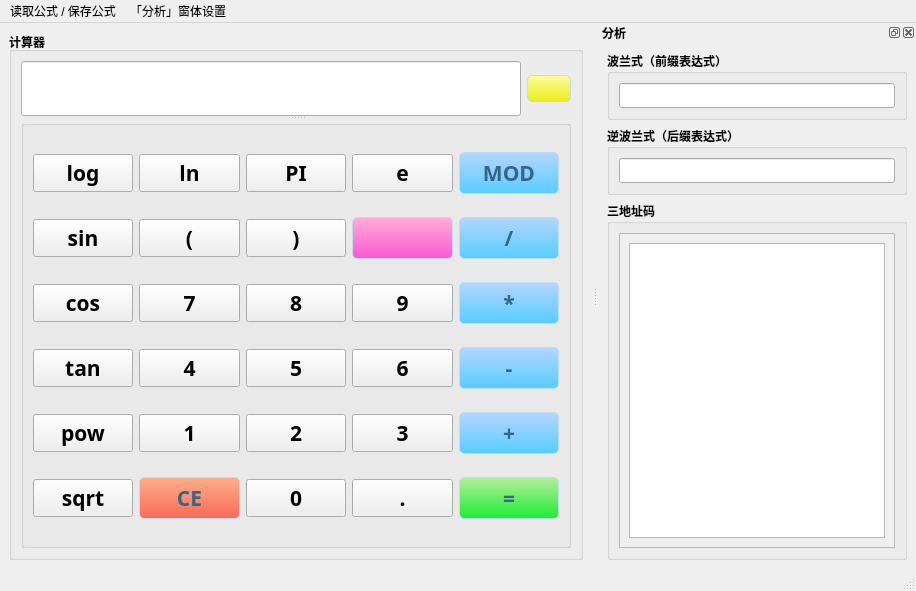
<?xml version="1.0" encoding="UTF-8"?>
<ui version="4.0">
 <class>MainWindow</class>
 <widget class="QMainWindow" name="MainWindow">
  <property name="geometry">
   <rect>
    <x>0</x>
    <y>0</y>
    <width>916</width>
    <height>591</height>
   </rect>
  </property>
  <property name="minimumSize">
   <size>
    <width>200</width>
    <height>100</height>
   </size>
  </property>
  <property name="windowTitle">
   <string>编译原理计算器 by 黄祯彦</string>
  </property>
  <property name="windowIcon">
   <iconset resource="res.qrc">
    <normaloff>:/images/images/logo.ico</normaloff>:/images/images/logo.ico</iconset>
  </property>
  <property name="styleSheet">
   <string notr="true"/>
  </property>
  <widget class="QWidget" name="centralwidget">
   <layout class="QHBoxLayout" name="horizontalLayout">
    <item>
     <widget class="QGroupBox" name="groupBox_2">
      <property name="font">
       <font>
        <weight>75</weight>
        <bold>true</bold>
       </font>
      </property>
      <property name="title">
       <string>计算器</string>
      </property>
      <layout class="QVBoxLayout" name="verticalLayout_2">
       <item>
        <widget class="QSplitter" name="splitter">
         <property name="orientation">
          <enum>Qt::Vertical</enum>
         </property>
         <widget class="QWidget" name="layoutWidget">
          <layout class="QHBoxLayout" name="horizontalLayout_2">
           <item>
            <widget class="QLineEdit" name="lineEdit">
             <property name="sizePolicy">
              <sizepolicy hsizetype="Expanding" vsizetype="Expanding">
               <horstretch>0</horstretch>
               <verstretch>0</verstretch>
              </sizepolicy>
             </property>
             <property name="minimumSize">
              <size>
               <width>90</width>
               <height>40</height>
              </size>
             </property>
             <property name="font">
              <font>
               <family>JetBrains Mono NL SemiBold</family>
               <pointsize>11</pointsize>
               <weight>75</weight>
               <bold>true</bold>
              </font>
             </property>
             <property name="dragEnabled">
              <bool>false</bool>
             </property>
             <property name="readOnly">
              <bool>true</bool>
             </property>
             <property name="clearButtonEnabled">
              <bool>false</bool>
             </property>
            </widget>
           </item>
           <item>
            <widget class="QPushButton" name="btn_pre">
             <property name="styleSheet">
              <string notr="true">.QPushButton {
    border-style: none;
    border: 1px solid #C0DCF2;
    color: #386487;
    padding: 5px;
    min-height: 15px;
    border-radius: 5px;
    background: qlineargradient(spread:pad, x1:0, y1:0, x2:0, y2:1, stop:0 #fdfd9b, stop:1 #eded1d);
}

.QPushButton:hover {
    background: qlineargradient(spread:pad, x1:0, y1:0, x2:0, y2:1, stop:0 #ffdc8a, stop:1 #fba716);
}

.QPushButton:pressed {
    border-style: inset;
    padding-left: 8px;
    padding-top: 8px;
    background: qlineargradient(spread:pad, x1:0, y1:0, x2:0, y2:1, stop:0 #ffe591, stop:1 #ffc400);
}</string>
             </property>
             <property name="text">
              <string/>
             </property>
             <property name="icon">
              <iconset resource="res.qrc">
               <normaloff>:/images/images/pre.png</normaloff>:/images/images/pre.png</iconset>
             </property>
             <property name="iconSize">
              <size>
               <width>40</width>
               <height>40</height>
              </size>
             </property>
             <property name="shortcut">
              <string>Ctrl+Z</string>
             </property>
            </widget>
           </item>
          </layout>
         </widget>
         <widget class="QGroupBox" name="groupBox">
          <property name="title">
           <string/>
          </property>
          <layout class="QGridLayout" name="gridLayout">
           <item row="0" column="0">
            <widget class="QPushButton" name="btn_log">
             <property name="font">
              <font>
               <family>JetBrains Mono NL Medium</family>
               <pointsize>16</pointsize>
              </font>
             </property>
             <property name="text">
              <string>log</string>
             </property>
            </widget>
           </item>
           <item row="0" column="1">
            <widget class="QPushButton" name="btn_ln">
             <property name="font">
              <font>
               <family>JetBrains Mono NL Medium</family>
               <pointsize>16</pointsize>
              </font>
             </property>
             <property name="text">
              <string>ln</string>
             </property>
            </widget>
           </item>
           <item row="0" column="2">
            <widget class="QPushButton" name="btn_pi">
             <property name="font">
              <font>
               <family>JetBrains Mono NL Medium</family>
               <pointsize>16</pointsize>
              </font>
             </property>
             <property name="text">
              <string>PI</string>
             </property>
            </widget>
           </item>
           <item row="0" column="3">
            <widget class="QPushButton" name="btn_e">
             <property name="font">
              <font>
               <family>JetBrains Mono NL Medium</family>
               <pointsize>16</pointsize>
              </font>
             </property>
             <property name="text">
              <string>e</string>
             </property>
             <property name="shortcut">
              <string>E</string>
             </property>
            </widget>
           </item>
           <item row="0" column="4">
            <widget class="QPushButton" name="btn_mod">
             <property name="font">
              <font>
               <family>JetBrains Mono NL Medium</family>
               <pointsize>16</pointsize>
              </font>
             </property>
             <property name="styleSheet">
              <string notr="true">.QPushButton {
    border-style: none;
    border: 1px solid #C0DCF2;
    color: #386487;
    padding: 5px;
    min-height: 15px;
    border-radius: 5px;
    background: qlineargradient(spread:pad, x1:0, y1:0, x2:0, y2:1, stop:0 #b3d6ff, stop:1 #57cdff);
}

.QPushButton:hover {
    background: qlineargradient(spread:pad, x1:0, y1:0, x2:0, y2:1, stop:0 #c9f9fc, stop:1 #83f0f8);
}

.QPushButton:pressed {
    border-style: inset;
    padding-left: 8px;
    padding-top: 8px;
    background: qlineargradient(spread:pad, x1:0, y1:0, x2:0, y2:1, stop:0 #9ecbff, stop:1 #1f88ff);
}</string>
             </property>
             <property name="text">
              <string>MOD</string>
             </property>
             <property name="shortcut">
              <string>%</string>
             </property>
            </widget>
           </item>
           <item row="1" column="0">
            <widget class="QPushButton" name="btn_sin">
             <property name="font">
              <font>
               <family>JetBrains Mono NL Medium</family>
               <pointsize>16</pointsize>
              </font>
             </property>
             <property name="text">
              <string>sin</string>
             </property>
            </widget>
           </item>
           <item row="1" column="1">
            <widget class="QPushButton" name="btn_lp">
             <property name="font">
              <font>
               <family>JetBrains Mono NL Medium</family>
               <pointsize>16</pointsize>
              </font>
             </property>
             <property name="text">
              <string>(</string>
             </property>
             <property name="shortcut">
              <string>(</string>
             </property>
            </widget>
           </item>
           <item row="1" column="2">
            <widget class="QPushButton" name="btn_rp">
             <property name="font">
              <font>
               <family>JetBrains Mono NL Medium</family>
               <pointsize>16</pointsize>
              </font>
             </property>
             <property name="text">
              <string>)</string>
             </property>
             <property name="shortcut">
              <string>)</string>
             </property>
            </widget>
           </item>
           <item row="1" column="3">
            <widget class="QPushButton" name="btn_back">
             <property name="font">
              <font>
               <family>JetBrains Mono NL Medium</family>
               <pointsize>16</pointsize>
               <weight>75</weight>
               <bold>true</bold>
              </font>
             </property>
             <property name="styleSheet">
              <string notr="true">.QPushButton {
    border-style: none;
    border: 1px solid #C0DCF2;
    color: #386487;
    padding: 5px;
    min-height: 15px;
    border-radius: 5px;
    background: qlineargradient(spread:pad, x1:0, y1:0, x2:0, y2:1, stop:0 #ffaed6, stop:1 #f958d3);
}

.QPushButton:hover {
    background: qlineargradient(spread:pad, x1:0, y1:0, x2:0, y2:1, stop:0 #ffc9fa, stop:1 #ff94f4);
}

.QPushButton:pressed {
    border-style: inset;
    padding-left: 8px;
    padding-top: 8px;
    background: qlineargradient(spread:pad, x1:0, y1:0, x2:0, y2:1, stop:0 #ff75ba, stop:1 #f91fc6);
}</string>
             </property>
             <property name="text">
              <string/>
             </property>
             <property name="icon">
              <iconset resource="res.qrc">
               <normaloff>:/images/images/backspace.png</normaloff>:/images/images/backspace.png</iconset>
             </property>
             <property name="iconSize">
              <size>
               <width>35</width>
               <height>35</height>
              </size>
             </property>
             <property name="shortcut">
              <string>Backspace</string>
             </property>
            </widget>
           </item>
           <item row="1" column="4">
            <widget class="QPushButton" name="btn_div">
             <property name="font">
              <font>
               <family>JetBrains Mono NL Medium</family>
               <pointsize>16</pointsize>
               <weight>75</weight>
               <bold>true</bold>
              </font>
             </property>
             <property name="styleSheet">
              <string notr="true">.QPushButton {
    border-style: none;
    border: 1px solid #C0DCF2;
    color: #386487;
    padding: 5px;
    min-height: 15px;
    border-radius: 5px;
    background: qlineargradient(spread:pad, x1:0, y1:0, x2:0, y2:1, stop:0 #b3d6ff, stop:1 #57cdff);
}

.QPushButton:hover {
    background: qlineargradient(spread:pad, x1:0, y1:0, x2:0, y2:1, stop:0 #c9f9fc, stop:1 #83f0f8);
}

.QPushButton:pressed {
    border-style: inset;
    padding-left: 8px;
    padding-top: 8px;
    background: qlineargradient(spread:pad, x1:0, y1:0, x2:0, y2:1, stop:0 #9ecbff, stop:1 #1f88ff);
}</string>
             </property>
             <property name="text">
              <string>/</string>
             </property>
             <property name="shortcut">
              <string>/</string>
             </property>
            </widget>
           </item>
           <item row="2" column="0">
            <widget class="QPushButton" name="btn_cos">
             <property name="font">
              <font>
               <family>JetBrains Mono NL Medium</family>
               <pointsize>16</pointsize>
              </font>
             </property>
             <property name="text">
              <string>cos</string>
             </property>
            </widget>
           </item>
           <item row="2" column="1">
            <widget class="QPushButton" name="btn_7">
             <property name="font">
              <font>
               <family>JetBrains Mono NL Medium</family>
               <pointsize>16</pointsize>
              </font>
             </property>
             <property name="text">
              <string>7</string>
             </property>
             <property name="shortcut">
              <string>7</string>
             </property>
            </widget>
           </item>
           <item row="2" column="2">
            <widget class="QPushButton" name="btn_8">
             <property name="font">
              <font>
               <family>JetBrains Mono NL Medium</family>
               <pointsize>16</pointsize>
              </font>
             </property>
             <property name="text">
              <string>8</string>
             </property>
             <property name="shortcut">
              <string>8</string>
             </property>
            </widget>
           </item>
           <item row="2" column="3">
            <widget class="QPushButton" name="btn_9">
             <property name="font">
              <font>
               <family>JetBrains Mono NL Medium</family>
               <pointsize>16</pointsize>
              </font>
             </property>
             <property name="text">
              <string>9</string>
             </property>
             <property name="shortcut">
              <string>9</string>
             </property>
            </widget>
           </item>
           <item row="2" column="4">
            <widget class="QPushButton" name="btn_mul">
             <property name="font">
              <font>
               <family>JetBrains Mono NL Medium</family>
               <pointsize>16</pointsize>
               <weight>75</weight>
               <bold>true</bold>
              </font>
             </property>
             <property name="styleSheet">
              <string notr="true">.QPushButton {
    border-style: none;
    border: 1px solid #C0DCF2;
    color: #386487;
    padding: 5px;
    min-height: 15px;
    border-radius: 5px;
    background: qlineargradient(spread:pad, x1:0, y1:0, x2:0, y2:1, stop:0 #b3d6ff, stop:1 #57cdff);
}

.QPushButton:hover {
    background: qlineargradient(spread:pad, x1:0, y1:0, x2:0, y2:1, stop:0 #c9f9fc, stop:1 #83f0f8);
}

.QPushButton:pressed {
    border-style: inset;
    padding-left: 8px;
    padding-top: 8px;
    background: qlineargradient(spread:pad, x1:0, y1:0, x2:0, y2:1, stop:0 #9ecbff, stop:1 #1f88ff);
}</string>
             </property>
             <property name="text">
              <string>*</string>
             </property>
             <property name="shortcut">
              <string>*</string>
             </property>
            </widget>
           </item>
           <item row="3" column="0">
            <widget class="QPushButton" name="btn_tan">
             <property name="font">
              <font>
               <family>JetBrains Mono NL Medium</family>
               <pointsize>16</pointsize>
              </font>
             </property>
             <property name="text">
              <string>tan</string>
             </property>
            </widget>
           </item>
           <item row="3" column="1">
            <widget class="QPushButton" name="btn_4">
             <property name="font">
              <font>
               <family>JetBrains Mono NL Medium</family>
               <pointsize>16</pointsize>
              </font>
             </property>
             <property name="text">
              <string>4</string>
             </property>
             <property name="shortcut">
              <string>4</string>
             </property>
            </widget>
           </item>
           <item row="3" column="2">
            <widget class="QPushButton" name="btn_5">
             <property name="font">
              <font>
               <family>JetBrains Mono NL Medium</family>
               <pointsize>16</pointsize>
              </font>
             </property>
             <property name="text">
              <string>5</string>
             </property>
             <property name="shortcut">
              <string>5</string>
             </property>
            </widget>
           </item>
           <item row="3" column="3">
            <widget class="QPushButton" name="btn_6">
             <property name="font">
              <font>
               <family>JetBrains Mono NL Medium</family>
               <pointsize>16</pointsize>
              </font>
             </property>
             <property name="text">
              <string>6</string>
             </property>
             <property name="shortcut">
              <string>6</string>
             </property>
            </widget>
           </item>
           <item row="3" column="4">
            <widget class="QPushButton" name="btn_minus">
             <property name="font">
              <font>
               <family>JetBrains Mono NL Medium</family>
               <pointsize>16</pointsize>
               <weight>75</weight>
               <bold>true</bold>
              </font>
             </property>
             <property name="styleSheet">
              <string notr="true">.QPushButton {
    border-style: none;
    border: 1px solid #C0DCF2;
    color: #386487;
    padding: 5px;
    min-height: 15px;
    border-radius: 5px;
    background: qlineargradient(spread:pad, x1:0, y1:0, x2:0, y2:1, stop:0 #b3d6ff, stop:1 #57cdff);
}

.QPushButton:hover {
    background: qlineargradient(spread:pad, x1:0, y1:0, x2:0, y2:1, stop:0 #c9f9fc, stop:1 #83f0f8);
}

.QPushButton:pressed {
    border-style: inset;
    padding-left: 8px;
    padding-top: 8px;
    background: qlineargradient(spread:pad, x1:0, y1:0, x2:0, y2:1, stop:0 #9ecbff, stop:1 #1f88ff);
}</string>
             </property>
             <property name="text">
              <string>-</string>
             </property>
             <property name="shortcut">
              <string>-</string>
             </property>
            </widget>
           </item>
           <item row="4" column="0">
            <widget class="QPushButton" name="btn_pow">
             <property name="font">
              <font>
               <family>JetBrains Mono NL Medium</family>
               <pointsize>16</pointsize>
              </font>
             </property>
             <property name="text">
              <string>pow</string>
             </property>
            </widget>
           </item>
           <item row="4" column="1">
            <widget class="QPushButton" name="btn_1">
             <property name="font">
              <font>
               <family>JetBrains Mono NL Medium</family>
               <pointsize>16</pointsize>
              </font>
             </property>
             <property name="text">
              <string>1</string>
             </property>
             <property name="shortcut">
              <string>1</string>
             </property>
            </widget>
           </item>
           <item row="4" column="2">
            <widget class="QPushButton" name="btn_2">
             <property name="font">
              <font>
               <family>JetBrains Mono NL Medium</family>
               <pointsize>16</pointsize>
              </font>
             </property>
             <property name="text">
              <string>2</string>
             </property>
             <property name="shortcut">
              <string>2</string>
             </property>
            </widget>
           </item>
           <item row="4" column="3">
            <widget class="QPushButton" name="btn_3">
             <property name="font">
              <font>
               <family>JetBrains Mono NL Medium</family>
               <pointsize>16</pointsize>
              </font>
             </property>
             <property name="text">
              <string>3</string>
             </property>
             <property name="shortcut">
              <string>3</string>
             </property>
            </widget>
           </item>
           <item row="4" column="4">
            <widget class="QPushButton" name="btn_plus">
             <property name="font">
              <font>
               <family>JetBrains Mono NL Medium</family>
               <pointsize>16</pointsize>
               <weight>75</weight>
               <bold>true</bold>
              </font>
             </property>
             <property name="styleSheet">
              <string notr="true">.QPushButton {
    border-style: none;
    border: 1px solid #C0DCF2;
    color: #386487;
    padding: 5px;
    min-height: 15px;
    border-radius: 5px;
    background: qlineargradient(spread:pad, x1:0, y1:0, x2:0, y2:1, stop:0 #b3d6ff, stop:1 #57cdff);
}

.QPushButton:hover {
    background: qlineargradient(spread:pad, x1:0, y1:0, x2:0, y2:1, stop:0 #c9f9fc, stop:1 #83f0f8);
}

.QPushButton:pressed {
    border-style: inset;
    padding-left: 8px;
    padding-top: 8px;
    background: qlineargradient(spread:pad, x1:0, y1:0, x2:0, y2:1, stop:0 #9ecbff, stop:1 #1f88ff);
}</string>
             </property>
             <property name="text">
              <string>+</string>
             </property>
             <property name="shortcut">
              <string>+</string>
             </property>
            </widget>
           </item>
           <item row="5" column="0">
            <widget class="QPushButton" name="btn_sqrt">
             <property name="font">
              <font>
               <family>JetBrains Mono NL Medium</family>
               <pointsize>16</pointsize>
              </font>
             </property>
             <property name="text">
              <string>sqrt</string>
             </property>
            </widget>
           </item>
           <item row="5" column="1">
            <widget class="QPushButton" name="btn_clear">
             <property name="font">
              <font>
               <family>JetBrains Mono NL Medium</family>
               <pointsize>16</pointsize>
               <weight>75</weight>
               <bold>true</bold>
              </font>
             </property>
             <property name="styleSheet">
              <string notr="true">.QPushButton {
    border-style: none;
    border: 1px solid #C0DCF2;
    color: #386487;
    padding: 5px;
    min-height: 15px;
    border-radius: 5px;
    background: qlineargradient(spread:pad, x1:0, y1:0, x2:0, y2:1, stop:0 #fbae8a, stop:1 #f96b58);
}

.QPushButton:hover {
    background: qlineargradient(spread:pad, x1:0, y1:0, x2:0, y2:1, stop:0 #fff7a3, stop:1 #f58636);
}

.QPushButton:pressed {
    border-style: inset;
    padding-left: 8px;
    padding-top: 8px;
    background: qlineargradient(spread:pad, x1:0, y1:0, x2:0, y2:1, stop:0 #ff9b6d, stop:1 #ff712f);
}</string>
             </property>
             <property name="text">
              <string>CE</string>
             </property>
             <property name="shortcut">
              <string>C</string>
             </property>
            </widget>
           </item>
           <item row="5" column="2">
            <widget class="QPushButton" name="btn_0">
             <property name="font">
              <font>
               <family>JetBrains Mono NL Medium</family>
               <pointsize>16</pointsize>
              </font>
             </property>
             <property name="text">
              <string>0</string>
             </property>
             <property name="shortcut">
              <string>0</string>
             </property>
            </widget>
           </item>
           <item row="5" column="3">
            <widget class="QPushButton" name="btn_dot">
             <property name="font">
              <font>
               <family>JetBrains Mono NL Medium</family>
               <pointsize>16</pointsize>
              </font>
             </property>
             <property name="text">
              <string>.</string>
             </property>
             <property name="shortcut">
              <string>.</string>
             </property>
            </widget>
           </item>
           <item row="5" column="4">
            <widget class="QPushButton" name="btn_eq">
             <property name="font">
              <font>
               <family>JetBrains Mono NL Medium</family>
               <pointsize>16</pointsize>
               <weight>75</weight>
               <bold>true</bold>
              </font>
             </property>
             <property name="styleSheet">
              <string notr="true">.QPushButton {
    border-style: none;
    border: 1px solid #C0DCF2;
    color: #386487;
    padding: 5px;
    min-height: 15px;
    border-radius: 5px;
    background: qlineargradient(spread:pad, x1:0, y1:0, x2:0, y2:1, stop:0 #b4ee9b, stop:1 #1ded35);
}

.QPushButton:hover {
    background: qlineargradient(spread:pad, x1:0, y1:0, x2:0, y2:1, stop:0 #eafbc3, stop:1 #65e96c);
}

.QPushButton:pressed {
    border-style: inset;
    padding-left: 8px;
    padding-top: 8px;
    background: qlineargradient(spread:pad, x1:0, y1:0, x2:0, y2:1, stop:0 #b2ff91, stop:1 #36ac03);
}</string>
             </property>
             <property name="text">
              <string>=</string>
             </property>
             <property name="shortcut">
              <string>=</string>
             </property>
            </widget>
           </item>
          </layout>
         </widget>
        </widget>
       </item>
      </layout>
     </widget>
    </item>
   </layout>
  </widget>
  <widget class="QMenuBar" name="menubar">
   <property name="geometry">
    <rect>
     <x>0</x>
     <y>0</y>
     <width>916</width>
     <height>26</height>
    </rect>
   </property>
   <widget class="QMenu" name="menu">
    <property name="title">
     <string>读取公式 / 保存公式</string>
    </property>
    <addaction name="actOpenFile"/>
    <addaction name="actSaveFile"/>
   </widget>
   <widget class="QMenu" name="menu_2">
    <property name="title">
     <string>「分析」窗体设置</string>
    </property>
    <addaction name="actDockFloat"/>
    <addaction name="actDockVisible"/>
   </widget>
   <addaction name="menu"/>
   <addaction name="menu_2"/>
  </widget>
  <widget class="QStatusBar" name="statusbar"/>
  <widget class="QDockWidget" name="dockWidget">
   <property name="font">
    <font>
     <family>JetBrains Mono</family>
     <weight>75</weight>
     <bold>true</bold>
    </font>
   </property>
   <property name="allowedAreas">
    <set>Qt::LeftDockWidgetArea|Qt::RightDockWidgetArea</set>
   </property>
   <property name="windowTitle">
    <string>分析</string>
   </property>
   <attribute name="dockWidgetArea">
    <number>2</number>
   </attribute>
   <widget class="QWidget" name="dockWidgetContents">
    <layout class="QVBoxLayout" name="verticalLayout">
     <item>
      <widget class="QGroupBox" name="groupBox_5">
       <property name="title">
        <string>波兰式（前缀表达式）</string>
       </property>
       <layout class="QGridLayout" name="gridLayout_7">
        <item row="0" column="0">
         <widget class="QLineEdit" name="pExpress">
          <property name="sizePolicy">
           <sizepolicy hsizetype="Expanding" vsizetype="Preferred">
            <horstretch>0</horstretch>
            <verstretch>0</verstretch>
           </sizepolicy>
          </property>
          <property name="minimumSize">
           <size>
            <width>0</width>
            <height>20</height>
           </size>
          </property>
          <property name="dragEnabled">
           <bool>false</bool>
          </property>
          <property name="readOnly">
           <bool>true</bool>
          </property>
         </widget>
        </item>
       </layout>
      </widget>
     </item>
     <item>
      <widget class="QGroupBox" name="groupBox_3">
       <property name="title">
        <string>逆波兰式（后缀表达式）</string>
       </property>
       <layout class="QGridLayout" name="gridLayout_4">
        <item row="0" column="0">
         <widget class="QLineEdit" name="rExpress">
          <property name="sizePolicy">
           <sizepolicy hsizetype="Expanding" vsizetype="Preferred">
            <horstretch>0</horstretch>
            <verstretch>0</verstretch>
           </sizepolicy>
          </property>
          <property name="minimumSize">
           <size>
            <width>0</width>
            <height>20</height>
           </size>
          </property>
          <property name="dragEnabled">
           <bool>false</bool>
          </property>
          <property name="readOnly">
           <bool>true</bool>
          </property>
         </widget>
        </item>
       </layout>
      </widget>
     </item>
     <item>
      <widget class="QGroupBox" name="groupBox_4">
       <property name="title">
        <string>三地址码</string>
       </property>
       <layout class="QGridLayout" name="gridLayout_5">
        <item row="0" column="0">
         <widget class="QScrollArea" name="scrollArea">
          <property name="widgetResizable">
           <bool>true</bool>
          </property>
          <widget class="QWidget" name="scrollAreaWidgetContents">
           <property name="geometry">
            <rect>
             <x>0</x>
             <y>0</y>
             <width>274</width>
             <height>314</height>
            </rect>
           </property>
           <layout class="QGridLayout" name="gridLayout_3">
            <item row="1" column="0">
             <widget class="QPlainTextEdit" name="plainTextEdit">
              <property name="font">
               <font>
                <pointsize>12</pointsize>
                <weight>50</weight>
                <bold>false</bold>
               </font>
              </property>
              <property name="readOnly">
               <bool>true</bool>
              </property>
             </widget>
            </item>
           </layout>
          </widget>
         </widget>
        </item>
       </layout>
      </widget>
     </item>
    </layout>
   </widget>
  </widget>
  <action name="actOpenFile">
   <property name="icon">
    <iconset resource="res.qrc">
     <normaloff>:/images/images/open.bmp</normaloff>:/images/images/open.bmp</iconset>
   </property>
   <property name="text">
    <string>打开文件</string>
   </property>
   <property name="toolTip">
    <string>打开文件</string>
   </property>
  </action>
  <action name="actSaveFile">
   <property name="icon">
    <iconset resource="res.qrc">
     <normaloff>:/images/images/save.bmp</normaloff>:/images/images/save.bmp</iconset>
   </property>
   <property name="text">
    <string>保存文件</string>
   </property>
   <property name="toolTip">
    <string>保存文件</string>
   </property>
  </action>
  <action name="actDockFloat">
   <property name="checkable">
    <bool>true</bool>
   </property>
   <property name="checked">
    <bool>false</bool>
   </property>
   <property name="icon">
    <iconset resource="res.qrc">
     <normaloff>:/images/images/lock.bmp</normaloff>:/images/images/lock.bmp</iconset>
   </property>
   <property name="text">
    <string>窗体浮动</string>
   </property>
   <property name="toolTip">
    <string>窗体浮动</string>
   </property>
  </action>
  <action name="actDockVisible">
   <property name="checkable">
    <bool>true</bool>
   </property>
   <property name="checked">
    <bool>true</bool>
   </property>
   <property name="icon">
    <iconset resource="res.qrc">
     <normaloff>:/images/images/visable.bmp</normaloff>:/images/images/visable.bmp</iconset>
   </property>
   <property name="text">
    <string>窗体可见</string>
   </property>
   <property name="toolTip">
    <string>窗体可见</string>
   </property>
  </action>
 </widget>
 <resources>
  <include location="res.qrc"/>
 </resources>
 <connections/>
</ui>
